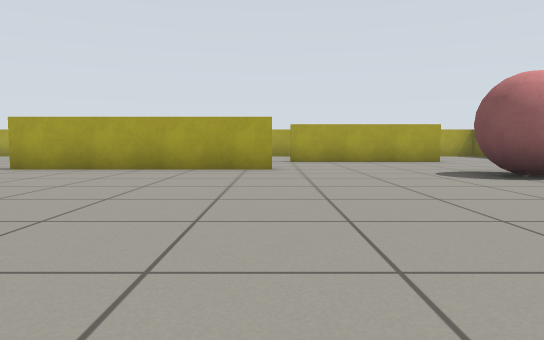
view 1 (above)

21 first-person views from a walk through a world built for the Gazebo simulator. The camera is 0.51 m above the floor, tilts 4° down and sees 70° across. The floor is counted in squares, 1 m on a side. Each view is taken from the middle of a square. On the plan, view 1 faces up. The plan holds only what a view shows up to about 9 squares ahead; the rest is blank.

view 2
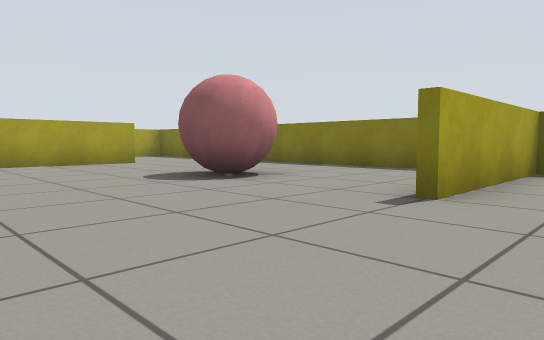

view 3
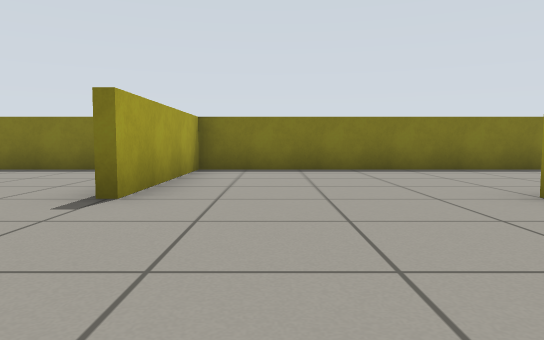

view 4
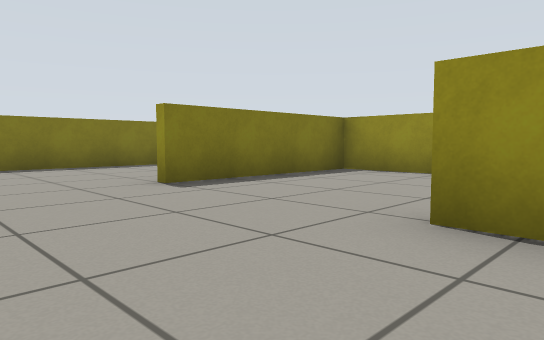

view 5
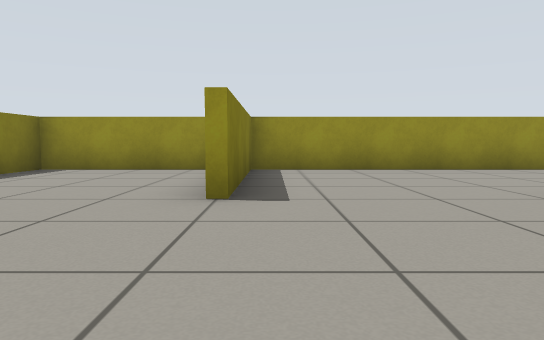

view 6
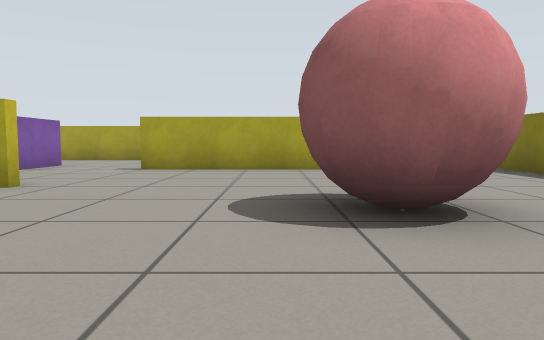

view 7
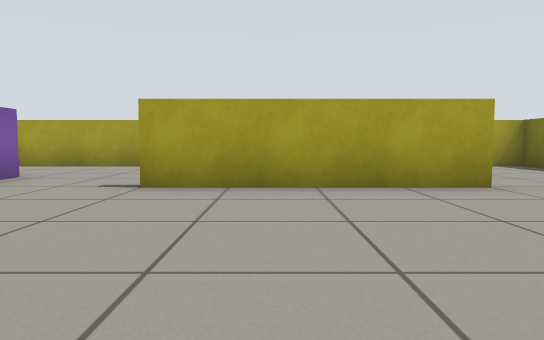

view 8
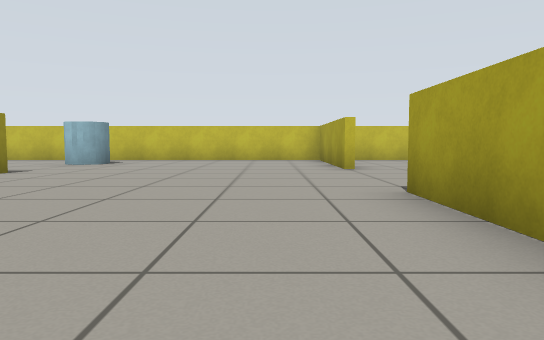

view 9
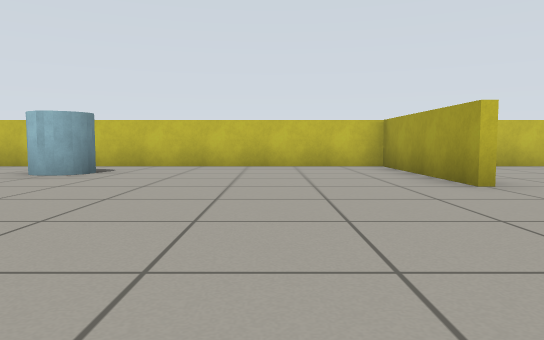

view 10
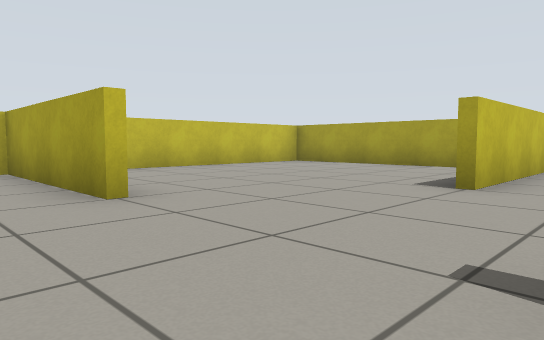

view 11
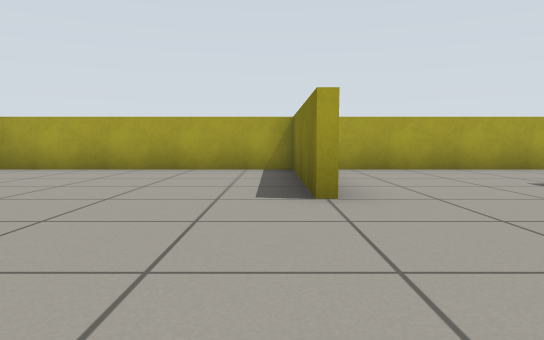

view 12
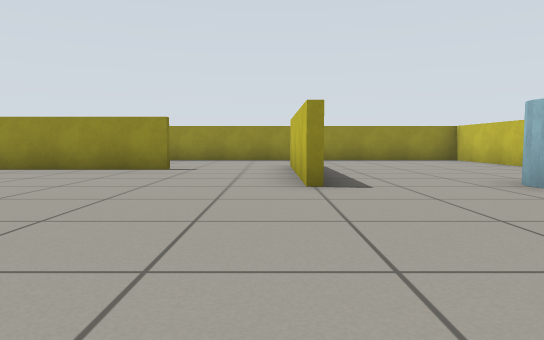

view 13
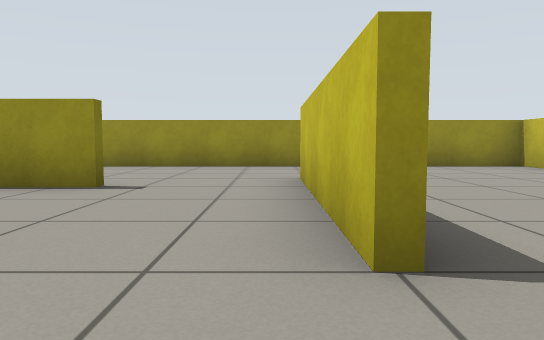

view 14
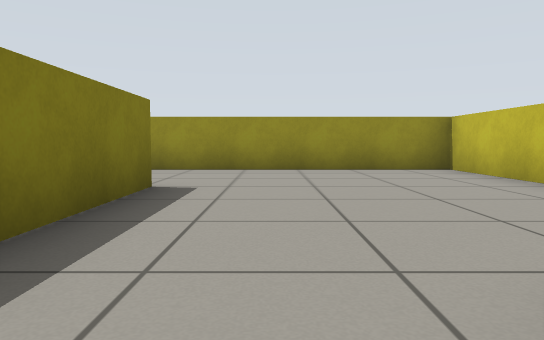

view 15
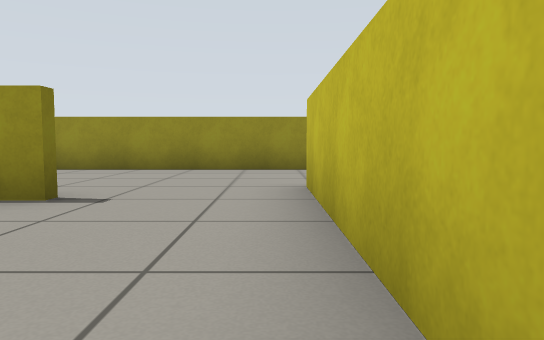

view 16
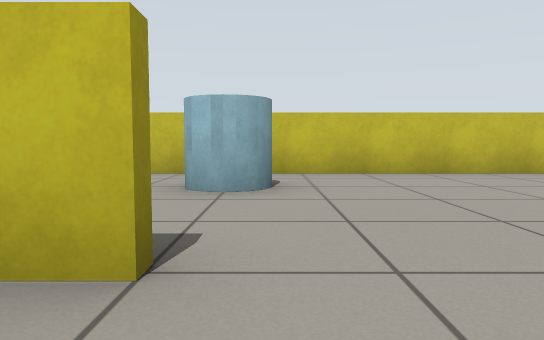

view 17
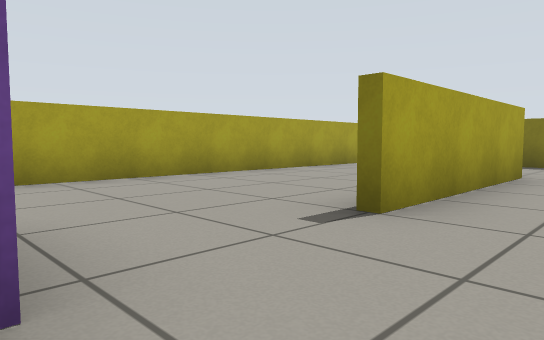

view 18
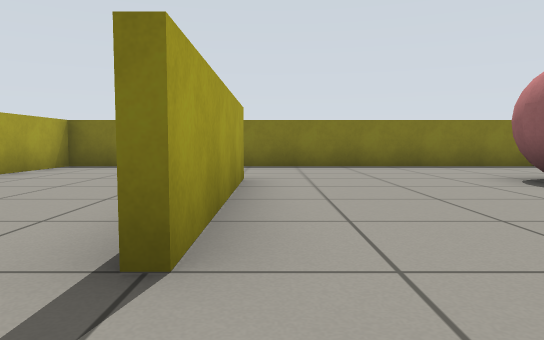

view 19
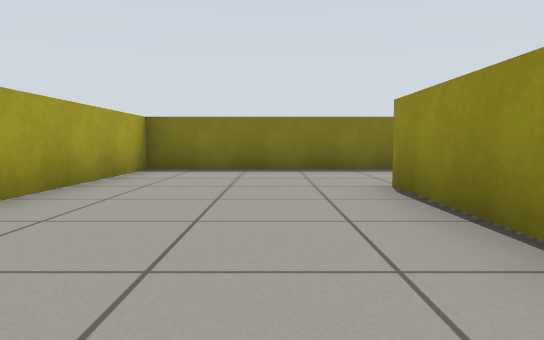

view 20
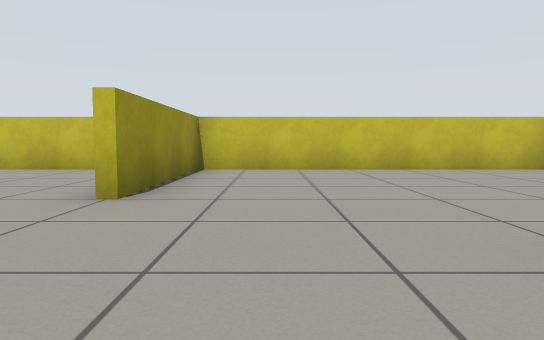

view 21
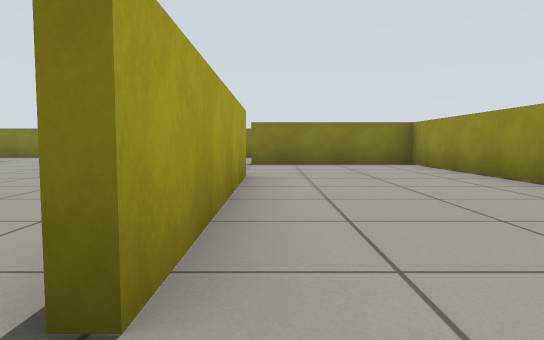

### Floor plan
Points are (right, up) in squares from view 1. A wall is a line through its corners. A room is listed if a view was taken in it or the views show most of it. See-through windows are left out.
Room 1 (views 1, 2, 3, 4, 5, 6, 7, 8, 9, 10, 11, 12, 13, 14, 15, 16, 17, 18, 19, 20, 21)
walls: (0.1, 7.4) (-5, 7.4); (-7.4, 1.6) (-7.4, -2.5); (-0.1, -1.6) (-5, -1.6); (-5.1, -1.4) (0, -1.4); (-8.4, 7.4) (-12.5, 7.4); (1.9, 10.6) (4.5, 10.6); (-7.6, -2.5) (-7.6, 0.1); (4.6, 10.4) (0.5, 10.4); (7.4, 4.4) (7.4, 14.4) (-5.8, 14.4); (-6.4, 14) (-6.4, 10.5); (-12.4, 8) (-12.4, -5.4) (3.4, -5.4) (3.4, -1.5); (4.2, -5.4) (7.4, -5.4) (7.4, 2.4) (3.5, 2.4)
ways out: opening at (-8, 9) to room 2
objects: cyan cylinder (-11, 1) to (-10, 2); purple box (-3, 10) to (-2, 11); pink ball (3, 5) to (5, 7)
Room 2 (no view inside)
walls: (-6.6, 10.5) (-6.6, 14.4) (-12.4, 14.4) (-12.4, 8); (-12.5, 7.6) (-8.5, 7.6)
ways out: opening at (-8, 9) to room 1

Positions as (right, up) in squares from view 1, and headings:
1: (0, 0), facing up
2: (0, 1), facing up-right
3: (0, 1), facing right
4: (-1, 1), facing down-right
5: (3, 2), facing down
6: (3, 3), facing up
7: (2, 6), facing up
8: (-1, 6), facing left
9: (-4, 5), facing left
10: (-5, 6), facing up-left
11: (-7, 7), facing up
12: (-7, 6), facing down
13: (-7, 3), facing down
14: (-9, 2), facing down
15: (-7, 2), facing down
16: (-6, 2), facing left
17: (-2, 9), facing up-right
18: (-1, 10), facing right
19: (0, 12), facing right
20: (-5, 9), facing left
21: (-6, -2), facing right
